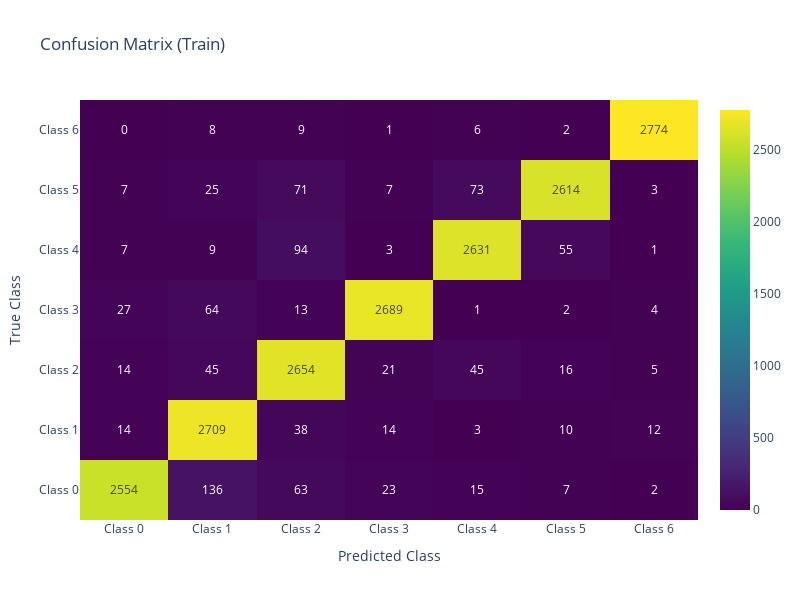

The notebook cell saved with this chart:
### Code cell
params_max_f1 = metrics_decay_cnn.loc[metrics_decay_cnn["f1_test_average"].idxmax()]

plot_confusion_matrix(params_max_f1)

### Figure 1 — Plotly figure (JSON) as saved in the notebook; plotly's stock layout.template omitted (floating-point values rounded to 4 significant figures)
{"data": [{"colorscale": [[0, "#440154"], [0.1111, "#482878"], [0.2222, "#3e4989"], [0.3333, "#31688e"], [0.4444, "#26828e"], [0.5556, "#1f9e89"], [0.6667, "#35b779"], [0.7778, "#6ece58"], [0.8889, "#b5de2b"], [1, "#fde725"]], "showscale": true, "text": [["2554", "136", "63", "23", "15", "7", "2"], ["14", "2709", "38", "14", "3", "10", "12"], ["14", "45", "2654", "21", "45", "16", "5"], ["27", "64", "13", "2689", "1", "2", "4"], ["7", "9", "94", "3", "2631", "55", "1"], ["7", "25", "71", "7", "73", "2614", "3"], ["0", "8", "9", "1", "6", "2", "2774"]], "texttemplate": "%{text}", "type": "heatmap", "x": ["Class 0", "Class 1", "Class 2", "Class 3", "Class 4", "Class 5", "Class 6"], "y": ["Class 0", "Class 1", "Class 2", "Class 3", "Class 4", "Class 5", "Class 6"], "z": [[2554, 136, 63, 23, 15, 7, 2], [14, 2709, 38, 14, 3, 10, 12], [14, 45, 2654, 21, 45, 16, 5], [27, 64, 13, 2689, 1, 2, 4], [7, 9, 94, 3, 2631, 55, 1], [7, 25, 71, 7, 73, 2614, 3], [0, 8, 9, 1, 6, 2, 2774]]}], "layout": {"height": 600, "title": {"text": "Confusion Matrix (Train)"}, "width": 800, "xaxis": {"title": {"text": "Predicted Class"}}, "yaxis": {"title": {"text": "True Class"}}}}
